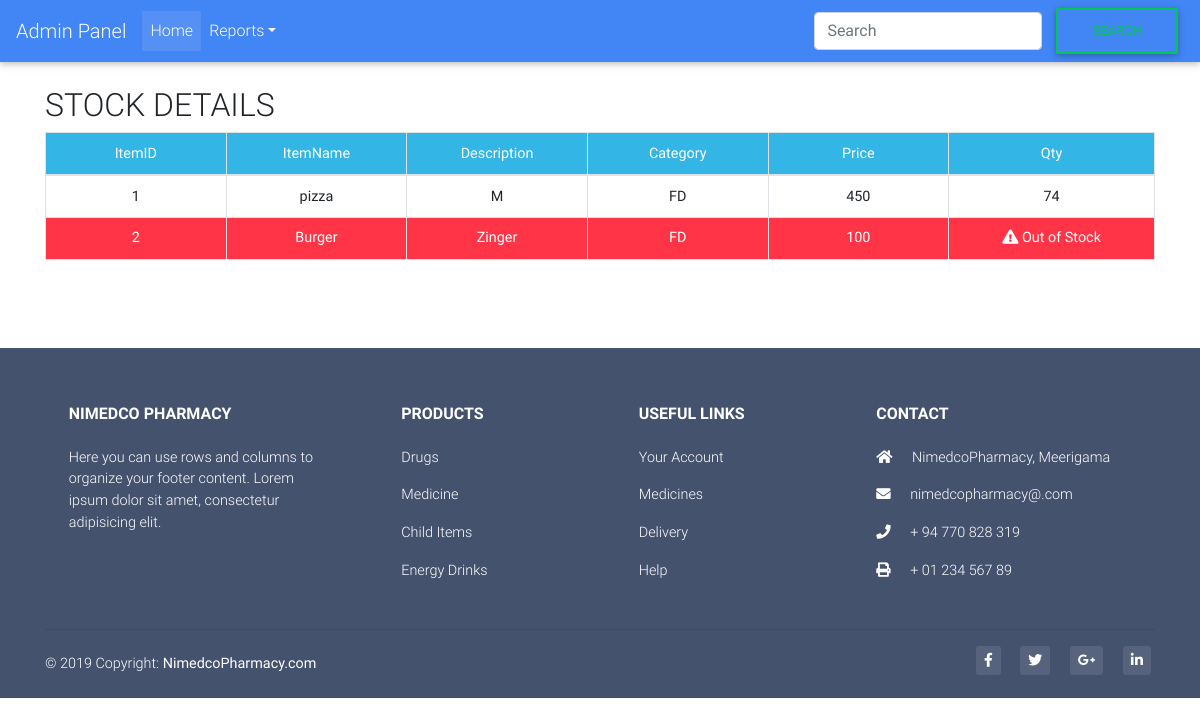
Screenshot of /StockReports.php with the database file from the repository.
### tables this page shows
CREATE TABLE `stockitem` (
  `id` int(11) NOT NULL,
  `ItemID` varchar(45) DEFAULT NULL,
  `ItemName` varchar(45) DEFAULT NULL,
  `Description` varchar(45) DEFAULT NULL,
  `Category` varchar(45) DEFAULT NULL,
  `Price` double DEFAULT NULL,
  `ItemQuantity` int(11) DEFAULT 0
);

### StockReports.php (the view, shortened to what this page needs)
<!DOCTYPE html>
<html lang="en">
<head>
  <link rel="stylesheet" href="https://use.fontawesome.com/releases/v5.8.2/css/all.css">
  <link rel="stylesheet" type="text/css" href="https://cdn.datatables.net/v/bs4/dt-1.10.18/datatables.min.css"/>
  <link href="css/bootstrap.min.css" rel="stylesheet">
  <link href="css/mdb.min.css" rel="stylesheet">
  <link href="css/style.css" rel="stylesheet">
</head>
<body>
  <nav class="navbar navbar-expand-lg navbar-dark primary-color">
        <a class="navbar-brand" href="Dashboard.php">Admin Panel</a>
        <div class="collapse navbar-collapse" id="basicExampleNav">
          <ul class="navbar-nav mr-auto">
            <li class="nav-item active">
              <a class="nav-link" href="index.php">Home
              </a>
            </li>
            <li class="nav-item dropdown">
              <a class="nav-link dropdown-toggle" id="navbarDropdownMenuLink" data-toggle="dropdown"
                aria-haspopup="true" aria-expanded="false">Reports</a>
            </li>
          </ul>
          <form class="form-inline my-2 my-lg-0 align-self-stretch">
              <input class="form-control mr-sm-2" type="search" placeholder="Search" aria-label="Search">
              <button class="btn btn-outline-success my-2 my-sm-0" type="submit">Search</button>
            </form>
        </div>
      </nav>
  <br>
  <?php
	       $mysqli = new mysqli('localhost', 'root', '', 'nimedco') or die(mysqli_error($mysqli));
        	$result = $mysqli->query("SELECT * FROM stockitem order by id") or die($mysqli->error);
        ?>
  <div class="container">
      <h2>STOCK DETAILS</h2>
      <table id="dtBasicExample" class="table table-bordered table-sm" cellspacing="0" width="100%">
              <thead class="bg-info" style="color: white;">
                <tr align="center">
                  <th class="th-sm">ItemID
                  </th>
                  <th class="th-sm">ItemName
                  </th>
                  <th class="th-sm">Description
                  </th>
                  <th class="th-sm">Category
                  </th>
                  <th class="th-sm">Price
                  </th>
                  <th class="th-sm">Qty
                  </th>
                </tr>
              </thead>
              <tbody>
              <?php
		          	while($row = $result->fetch_assoc()): ?>
                 <?php
                 $Q = $row['ItemQuantity'];
		              if ($Q == 0):
		            ?>
                  <tr align="center" class="bg-danger" style="color: white;">
					          <td><b><?php echo $row['ItemID']; ?></b></td>
                    <td><b><?php echo $row['ItemName']; ?></b></td>
                    <td><b><?php echo $row['Description']; ?></b></td>
                    <td><b><?php echo $row['Category']; ?></b></td>
                    <td><b><?php echo $row['Price']; ?></b></td>
                    <td><b><i class="fas fa-exclamation-triangle fa-md"> </i> Out of Stock</b></td>
			          	</tr>
		            <?php else: ?>
                <tr align="center">
					          <td><b><?php echo $row['ItemID']; ?></b></td>
                    <td><b><?php echo $row['ItemName']; ?></b></td>
                    <td><b><?php echo $row['Description']; ?></b></td>
                    <td><b><?php echo $row['Category']; ?></b></td>
                    <td><b><?php echo $row['Price']; ?></b></td>
                    <td><b><?php echo $row['ItemQuantity']; ?></b></td>
			          	</tr>
                  <?php endif; ?>
			        <?php endwhile; ?>
              </tbody>
            </table>
    </div>
<br><br><br>
<footer class="page-footer font-small mdb-color pt-4">
    <div class="container text-center text-md-left">
      <div class="row text-center text-md-left mt-3 pb-3">
        <div class="col-md-3 col-lg-3 col-xl-3 mx-auto mt-3">
          <h6 class="text-uppercase mb-4 font-weight-bold">Nimedco Pharmacy</h6>
          <p>Here you can use rows and columns to organize your footer content. Lorem ipsum dolor sit amet,
            consectetur
            adipisicing elit.</p>
        </div>
        <div class="col-md-2 col-lg-2 col-xl-2 mx-auto mt-3">
          <h6 class="text-uppercase mb-4 font-weight-bold">Products</h6>
          <p>
            <a href="#!">Drugs</a>
          </p>
          <p>
            <a href="#!">Medicine</a>
          </p>
          <p>
            <a href="#!">Child Items</a>
          </p>
          <p>
            <a href="#!">Energy Drinks</a>
          </p>
        </div>
        <div class="col-md-3 col-lg-2 col-xl-2 mx-auto mt-3">
          <h6 class="text-uppercase mb-4 font-weight-bold">Useful links</h6>
          <p>
            <a href="#!">Your Account</a>
          </p>
          <p>
            <a href="#!">Medicines</a>
          </p>
          <p>
            <a href="#!">Delivery</a>
          </p>
          <p>
            <a href="#!">Help</a>
          </p>
        </div>
        <div class="col-md-4 col-lg-3 col-xl-3 mx-auto mt-3">
          <h6 class="text-uppercase mb-4 font-weight-bold">Contact</h6>
          <p>
            <i class="fas fa-home mr-3"></i> NimedcoPharmacy, Meerigama</p>
          <p>
            <i class="fas fa-envelope mr-3"></i> nimedcopharmacy@.com</p>
          <p>
            <i class="fas fa-phone mr-3"></i> + 94 770 828 319</p>
          <p>
            <i class="fas fa-print mr-3"></i> + 01 234 567 89</p>
        </div>
      </div>
      <hr>
      <div class="row d-flex align-items-center">
        <div class="col-md-7 col-lg-8">
          <p class="text-center text-md-left">© 2019 Copyright:
            <a href="https://mdbootstrap.com/education/bootstrap/">
              <strong> NimedcoPharmacy.com</strong>
            </a>
          </p>
        </div>
        <div class="col-md-5 col-lg-4 ml-lg-0">
          <div class="text-center text-md-right">
            <ul class="list-unstyled list-inline">
              <li class="list-inline-item">
                <a class="btn-floating btn-sm rgba-white-slight mx-1">
                  <i class="fab fa-facebook-f"></i>
                </a>
              </li>
              <li class="list-inline-item">
                <a class="btn-floating btn-sm rgba-white-slight mx-1">
                  <i class="fab fa-twitter"></i>
                </a>
              </li>
              <li class="list-inline-item">
                <a class="btn-floating btn-sm rgba-white-slight mx-1">
                  <i class="fab fa-google-plus-g"></i>
                </a>
              </li>
              <li class="list-inline-item">
                <a class="btn-floating btn-sm rgba-white-slight mx-1">
                  <i class="fab fa-linkedin-in"></i>
                </a>
              </li>
            </ul>
          </div>
        </div>
      </div>
    </div>
  </footer>
  </body>
  </html>

### rows the page displays
stockitem: ItemID "1", ItemName "pizza", Description "M", Category "FD", Price "450", ItemQuantity "74"
stockitem: ItemID "2", ItemName "Burger", Description "Zinger", Category "FD", Price "100"
